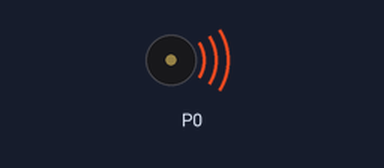
A program run on a simulated BBC micro:bit (MakeCode). Shown: buzzer (waves = sounding).

Above: at 0.2 s.
Timing chart, 0 to 5.3 s (numbered marks = the images above):
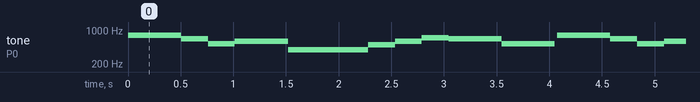

The program:

main.ts
```typescript
basic.forever(function () {
    music.play(music.tonePlayable(784, music.beat(BeatFraction.Whole)), music.PlaybackMode.UntilDone)
    music.play(music.tonePlayable(659, music.beat(BeatFraction.Half)), music.PlaybackMode.UntilDone)
    music.play(music.tonePlayable(523, music.beat(BeatFraction.Half)), music.PlaybackMode.UntilDone)
    music.play(music.tonePlayable(587, music.beat(BeatFraction.Whole)), music.PlaybackMode.UntilDone)
    music.play(music.tonePlayable(392, music.beat(BeatFraction.Half)), music.PlaybackMode.UntilDone)
    music.play(music.tonePlayable(392, music.beat(BeatFraction.Whole)), music.PlaybackMode.UntilDone)
    music.play(music.tonePlayable(494, music.beat(BeatFraction.Half)), music.PlaybackMode.UntilDone)
    music.play(music.tonePlayable(587, music.beat(BeatFraction.Half)), music.PlaybackMode.UntilDone)
    music.play(music.tonePlayable(698, music.beat(BeatFraction.Half)), music.PlaybackMode.UntilDone)
    music.play(music.tonePlayable(659, music.beat(BeatFraction.Whole)), music.PlaybackMode.UntilDone)
    music.play(music.tonePlayable(523, music.beat(BeatFraction.Whole)), music.PlaybackMode.UntilDone)
})
```

test.ts
```typescript
// tests gaan hier; deze zal niet worden gecompileerd wanneer dit pakket wordt gebruikt als extensie.
```

Measured:
- by itself, tone on P0: repeats every 4.1 s: 659 Hz 0.26 s, 523 Hz 0.26 s, 587 Hz 0.51 s, 392 Hz 0.76 s, 494 Hz 0.26 s, 587 Hz 0.26 s, 698 Hz 0.26 s, 659 Hz 0.51 s, 523 Hz 0.50 s, silent 0.03 s, 784 Hz 0.51 s
